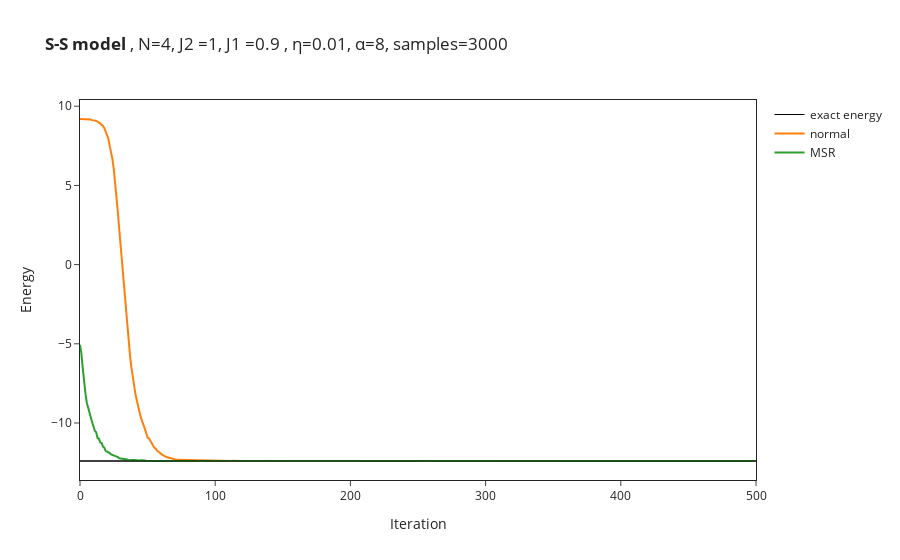

This figure's notebook cell:
### Code cell
# import the data from log file
OUT_NAME_suffixless=OUT_NAME
data = []
names = ["normal","MSR"]
for i in range(no_of_runs):
    data.append(json.load(open(OUT_NAME_suffixless+str(i)+".log")))
if type(data[0]["Energy"]["Mean"]) == dict: #DTYPE in (np.complex128, np.complex64):#, np.float64):# and False:
    energy_convergence = [data[i]["Energy"]["Mean"]["real"] for i in range(no_of_runs)]
    # symmetry = [data[i]["symmetry"]["Mean"]["real"] for i in range(no_of_runs-run_only_2)]
else:
    energy_convergence = [data[i]["Energy"]["Mean"] for i in range(no_of_runs)]
    # symmetry = [data[i]["symmetry"]["Mean"] for i in range(no_of_runs-run_only_2)]
for i in range(no_of_runs):
    figure.add_trace(go.Scatter(
        x=data[i]["Energy"]["iters"], y=energy_convergence[i],
        name=names[i],# mode='markers'
    ))
    # figure.add_trace(go.Scatter(
    #     x=data[i]["Energy"]["iters"], y=symmetry[i],
    #     name=names[i]+"_swap"
    # ))

figure.update_layout(xaxis_title="Iteration",yaxis_title="Energy")
figure.show()

### Figure 1 — Plotly figure (JSON) as saved in the notebook; plotly's stock layout.template omitted (floating-point values rounded to 4 significant figures; data arrays with more than 128 entries replaced by an {"elided": "..."} marker saying what was removed)
{"data": [{"line": {"color": "#000000", "width": 1}, "mode": "lines", "name": "exact energy", "type": "scatter", "x": [0, 500], "y": [-12.4, -12.4]}, {"name": "normal", "type": "scatter", "x": {"elided": "500 int values"}, "y": {"elided": "500 float values"}}, {"name": "MSR", "type": "scatter", "x": {"elided": "500 int values"}, "y": {"elided": "500 float values"}}], "layout": {"shapes": [{"line": {"width": 1}, "opacity": 1, "type": "line", "x0": 0, "x1": 1, "xref": "x domain", "y0": -12.4, "y1": -12.4, "yref": "y"}], "title": {"text": "<b>S-S model </b>, N=4, J2 =1, J1 =0.9 , η=0.01, α=8, samples=3000"}, "xaxis": {"mirror": true, "showline": true, "title": {"text": "Iteration"}}, "yaxis": {"mirror": true, "showline": true, "title": {"text": "Energy"}}}}
